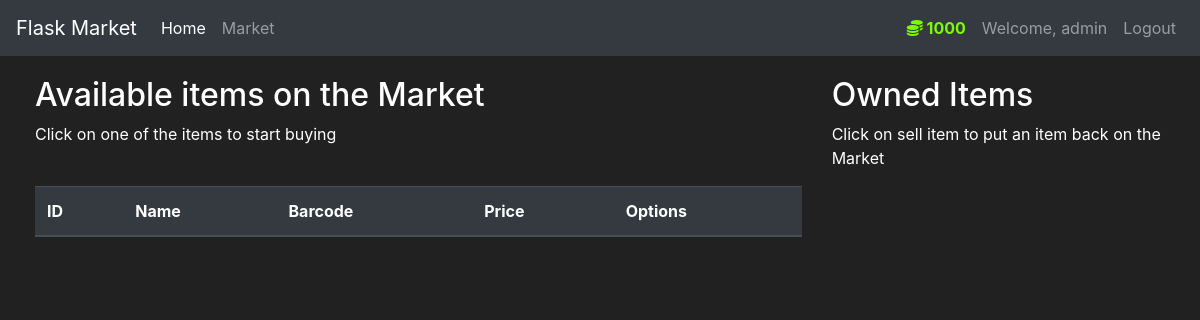
/market (signed in), run on an earlier commit of the app's database.
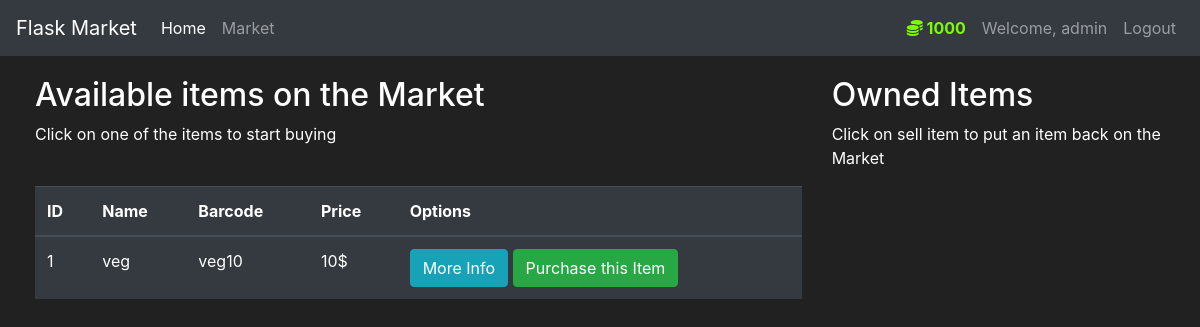
And on a later commit of the database.
### market_project/market/models.py (models this page shows, shortened)
class User(db.Model, UserMixin):
    id = db.Column(db.Integer, primary_key=True)
    username = db.Column(db.String(length=30), unique=True, nullable=False)
    email_address = db.Column(db.String(length=50), unique=True, nullable=False)
    password_hash = db.Column(db.String(length=60), nullable=False)
    budget = db.Column(db.Integer(), nullable=False, default=1000)
    item = db.relationship('Item', backref='owned_user', lazy=True)
    @property
    def password(self):
        return self.password_hash

class Item(db.Model):
    id = db.Column(db.Integer(), primary_key=True)
    name = db.Column(db.String(length=30), nullable=False, unique=True)
    price = db.Column(db.Integer(), nullable=False)
    barcode = db.Column(db.String(length=12), nullable=False, unique=True)
    description = db.Column(db.String(length=1024), nullable=False, unique=True)
    owner = db.Column(db.Integer(), db.ForeignKey('user.id'))

### market_project/market/routes.py (the view, shortened to what this page needs)
@app.route('/market', methods=['GET', 'POST'])
@login_required
def market_page():
    purchase_form = PurchaseItemForm()
    selling_form = SellItemForm()
    if request.method == "GET":
        items = Item.query.filter_by(owner=None)
        owned_items = Item.query.filter_by(owner=current_user.id)
        return render_template('market.html', items=items, purchase_form=purchase_form, owned_items=owned_items, selling_form=selling_form)

### market_project/market/models.py (called while the page is built)
@login_manager.user_loader
def load_user(user_id):
    return User.query.get(int(user_id))

### market_project/market/templates/market.html (shortened to what this page needs)
{% extends 'base.html' %}
{% block content %}
<div class="row" style="margin-top:20px; margin-left:20px">
   <div class="col-8">
       <h2>Available items on the Market</h2>
       <p>Click on one of the items to start buying</p>
       <br>
      <table class="table table-hover table-dark">
         <thead>
            <tr>
               <th scope="col">ID</th>
               <th scope="col">Name</th>
               <th scope="col">Barcode</th>
               <th scope="col">Price</th>
               <th scope="col">Options</th>
            </tr>
         </thead>
         <tbody>
            {% for item in items %}
            <tr>
               <td>{{ item.id }}</td>
               <td>{{ item.name }}</td>
               <td>{{ item.barcode }}</td>
               <td>{{ item.price }}$</td>
               <td>
                  <button class="btn btn-outline btn-info" data-toggle="modal" data-target="#Modal-MoreInfo-{{ item.id }}">More Info</button>
                  <button class="btn btn-outline btn-success" data-toggle="modal" data-target="#Modal-PurchaseConfirm-{{ item.id }}">Purchase this Item</button>
               </td>
            </tr>
            {% endfor %}
         </tbody>
      </table>
   </div>
   <div class="col-4">
        <h2>Owned Items</h2>
        <p>Click on sell item to put an item back on the Market</p>
        <br>
   </div>
</div>
{% endblock %}

### market_project/market/templates/base.html (shortened to what this page needs)
<!doctype html>
<html lang="en">
   <head>
      <link rel="stylesheet" href="https://cdn.jsdelivr.net/npm/bootstrap@4.5.3/dist/css/bootstrap.min.css">
   </head>
   <body>
    <nav class="navbar navbar-expand-md navbar-dark bg-dark">
      <a class="navbar-brand" href="#">Flask Market</a>
      <div class="collapse navbar-collapse" id="navbarNav">
        <ul class="navbar-nav mr-auto">
            <li class="nav-item active">
                <a class="nav-link" href="{{ url_for('home') }}">Home <span class="sr-only">(current)</span></a>
            </li>
            <li class="nav-item">
                <a class="nav-link" href="{{ url_for('market_page') }}">Market</a>
            </li>
        </ul>
          {% if current_user.is_authenticated %}
            <ul class="navbar-nav">
                <li class="nav-item">
                    <a class="nav-link" style="color: lawngreen; font-weight: bold">
                        <i class="fas fa-coins"></i>
                        {{ current_user.budget }}
                    </a>
                </li>
                <li class="nav-item">
                    <a class="nav-link">Welcome, {{ current_user.username }}</a>
                </li>
                <li class="nav-item">
                    <a class="nav-link" href="{{ url_for('logout_page') }}">Logout</a>
                </li>
            </ul>
          {% endif %}
      </div>
    </nav>
      {% block content %}
      {% endblock %}
   </body>
</html>

### market_project/market/templates/base.html (style rules this page uses)
body { background-color: #212121; color: white }

What changed in the data, as far as the page shows it:
added Item: id "1", name "veg", barcode "veg10", price "10"
